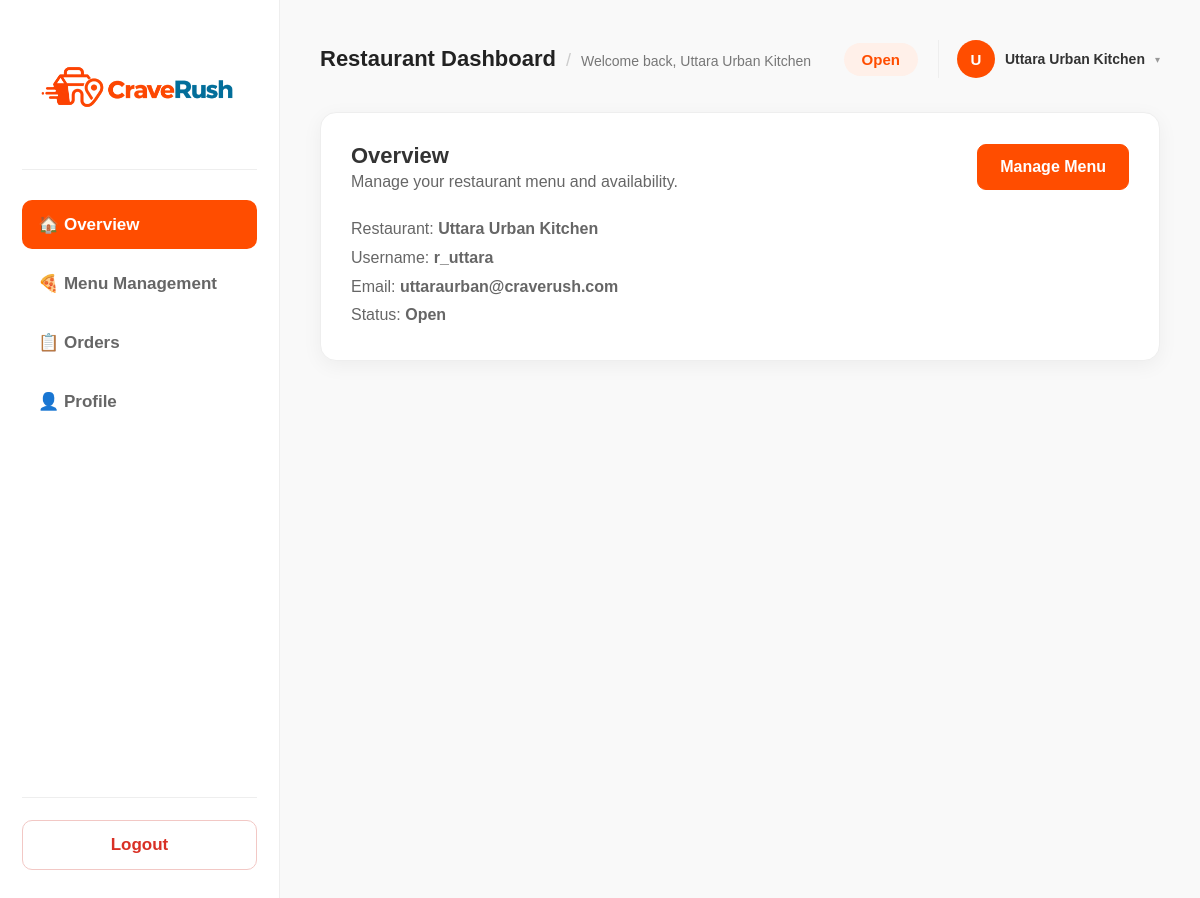
The app's page /views/restaurant_dashboard/restaurant_dashboard.php (signed in) with its own data.
### tables this page shows
CREATE TABLE Restaurant (
    Restaurant_ID        INT PRIMARY KEY AUTO_INCREMENT,
    Name                 VARCHAR(150) NOT NULL,
    Phone_Number         VARCHAR(20)  NOT NULL,
    Email                VARCHAR(150) NOT NULL UNIQUE,
    Username              VARCHAR(50)  NOT NULL UNIQUE,
    Password             VARCHAR(255) NOT NULL,    
    Area_ID              INT NOT NULL,
    Availability_Status  VARCHAR(20)  NOT NULL,    
    Profile_Image_Path   VARCHAR(255) NULL,        

    CONSTRAINT FK_Restaurant_Area
        FOREIGN KEY (Area_ID)
        REFERENCES Area(Area_ID)
);

### controllers/restaurant_controller.php (called while the page is built, shortened)
<?php
require_once __DIR__ . "/../models/restaurant_model.php";
$restaurantId = (int) $_SESSION["restaurant_id"];
$restaurant = getRestaurantById($restaurantId);
?>

### models/restaurant_model.php (called while the page is built, shortened)
<?php
require_once __DIR__ . "/../config/config.php";
function getRestaurantById($restaurantId)
{
    global $conn;
    $stmt = mysqli_prepare(
        $conn,
        "SELECT Restaurant_ID AS restaurant_id,
        Name AS name,
        Phone_Number AS phone_number,
        Email AS email,
        Username AS username,
        Area_ID AS area_id,
        Availability_Status AS availability_status,
        Profile_Image_Path AS profile_image
        FROM Restaurant
        WHERE Restaurant_ID = ?"
    );
    mysqli_stmt_bind_param($stmt, "i", $restaurantId);
    mysqli_stmt_execute($stmt);
    $result = mysqli_stmt_get_result($stmt);
    $restaurant = mysqli_fetch_assoc($result);
    return $restaurant;
}

### views/restaurant_dashboard/restaurant_dashboard.php (the view, shortened to what this page needs)
<?php
require_once "../../controllers/restaurant_controller.php";
?>
<!DOCTYPE html>
<html lang="en">
<head>
    <link rel="stylesheet" href="../../assets/css/restaurant.css?v=2">
</head>
<body>
    <?php require __DIR__ . "/partials/sidebar.php"; ?>
    <main class="main-content">
        <?php
            $pageTitle = "Restaurant Dashboard";
            $pageSubtitle = "Welcome back, " . $restaurant["name"];
            $badgeClass = ($restaurant["availability_status"] == "Open") ? "" : "closed";
            $headerExtra = '<span class="status-badge ' . $badgeClass . '">' . htmlspecialchars($restaurant["availability_status"]) . '</span>';
            require __DIR__ . "/partials/header.php";
        ?>
        <div id="tab-overview" class="tab-section active">
            <div class="content-card">
                <div class="card-heading">
                    <div>
                        <h2>Overview</h2>
                        <p>Manage your restaurant menu and availability.</p>
                    </div>
                    <button class="btn-primary" onclick="showTab('menu')">
                        Manage Menu
                    </button>
                </div>
                <div class="restaurant-info">
                    <p>Restaurant: <strong><?= htmlspecialchars($restaurant["name"]) ?></strong></p>
                    <p>Username: <strong><?= htmlspecialchars($restaurant["username"]) ?></strong></p>
                    <p>Email: <strong><?= htmlspecialchars($restaurant["email"]) ?></strong></p>
                    <p>Status: <strong><?= htmlspecialchars($restaurant["availability_status"]) ?></strong></p>
                </div>
            </div>
        </div>
    </main>
</body>
</html>

### views/restaurant_dashboard/partials/header.php (shortened to what this page needs)
<header class="topbar">
  <div class="topbar-title">
    <span class="topbar-title-main"><?= htmlspecialchars($pageTitle) ?></span>
    <?php if (!empty($pageSubtitle)): ?>
      <span class="topbar-title-sep">/</span>
      <span class="topbar-title-sub"><?= htmlspecialchars($pageSubtitle) ?></span>
    <?php endif; ?>
  </div>
  <div class="topbar-actions">
    <?php if (!empty($headerExtra)): ?>
      <?= $headerExtra ?>
    <?php endif; ?>
    <div class="topbar-profile" id="profileToggle">
      <?php if (!empty($restaurant["profile_image"])) : ?>
        <div class="header-avatar"><img src="../../<?= htmlspecialchars($restaurant["profile_image"]) ?>" alt="<?= htmlspecialchars($restaurant["name"] ?? "Restaurant") ?>"></div>
      <?php else : ?>
        <div class="header-avatar"><?= htmlspecialchars(strtoupper(substr($restaurant["name"] ?? "R", 0, 1))) ?></div>
      <?php endif; ?>
      <span class="profile-name"><?= htmlspecialchars($restaurant["name"] ?? "Restaurant") ?></span>
      <span class="profile-caret">▾</span>
    </div>
  </div>
</header>

### assets/css/restaurant.css (style rules this page uses)
* { box-sizing: border-box; margin: 0; padding: 0; }
body { font-family: Arial, sans-serif; background: #F9F9F9; color: #333333; min-height: 900px; font-size: 18px; }
button, input, select, textarea { font-family: inherit; }
.main-content { margin-left: 280px; padding: 40px; min-height: 900px; }
.topbar { display: flex; align-items: center; justify-content: space-between; gap: 24px; margin-bottom: 34px; }
.topbar-title { display: flex; align-items: baseline; flex-wrap: wrap; gap: 10px; margin-right: auto; }
.topbar-title-main { color: #222222; font-size: 22px; font-weight: 700; }
.topbar-title-sep { color: #CCCCCC; font-size: 18px; }
.topbar-title-sub { color: #777777; font-size: 14px; }
.topbar-actions { display: flex; align-items: center; gap: 20px; }
.topbar-profile { position: relative; display: flex; align-items: center; gap: 10px; cursor: pointer; padding-left: 18px; border-left: 1px solid #EEEEEE; }
.header-avatar { width: 38px; height: 38px; border-radius: 50%; background: #FF4D00; color: #FFFFFF; display: flex; align-items: center; justify-content: center; font-weight: 700; font-size: 15px; flex-shrink: 0; overflow: hidden; }
.profile-name { font-weight: 600; color: #333333; font-size: 14px; }
.profile-caret { color: #999999; font-size: 10px; }
.topbar .status-badge { background: #FFF0E9; color: #FF4D00; border-radius: 22px; padding: 8px 18px; font-size: 15px; font-weight: 700; }
.tab-section { display: none; }
.tab-section.active { display: block; }
.content-card { background: #FFFFFF; border: 1px solid #EEEEEE; border-radius: 16px; padding: 30px; margin-bottom: 24px; box-shadow: 0 5px 20px rgba(0, 0, 0, 0.05); }
.card-heading { display: flex; align-items: center; justify-content: space-between; margin-bottom: 24px; }
.card-heading h2 { color: #333333; font-size: 22px; font-weight: 700; }
.card-heading p { color: #666666; font-size: 16px; margin-top: 4px; }
.btn-primary { background: #FF4D00; color: #FFFFFF; border: 1px solid #FF4D00; border-radius: 9px; padding: 13px 22px; font-size: 16px; font-weight: 700; cursor: pointer; transition: 0.2s; }
.restaurant-info { color: #666666; font-size: 16px; line-height: 1.8; }

### records on screen
restaurant: Name "Welcome back, Uttara Urban Kitchen", Availability_Status "Open", Name "U", Name "Uttara Urban Kitchen", Username "r_uttara", Email "uttaraurban@craverush.com"

### other values on screen
$pageTitle "Restaurant Dashboard"
